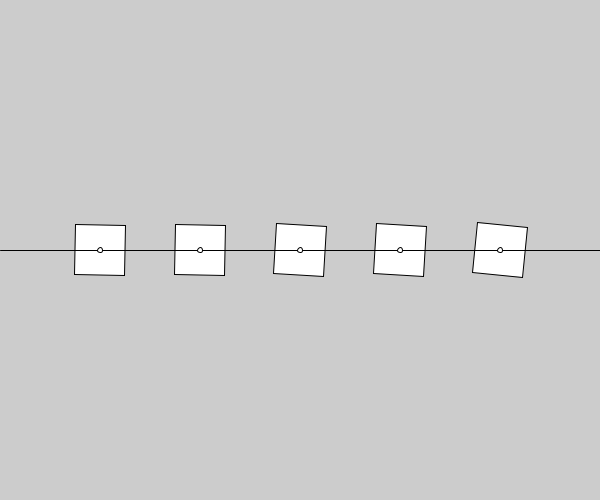
Frame 1 (no input)
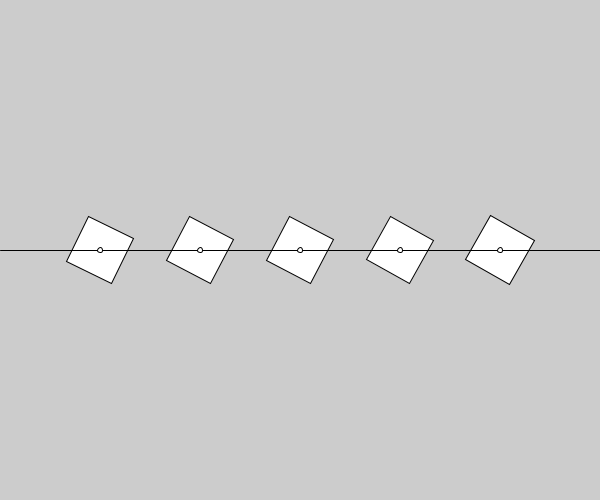
Frame 60 (the mouse pressed at the canvas centre just before this capture)
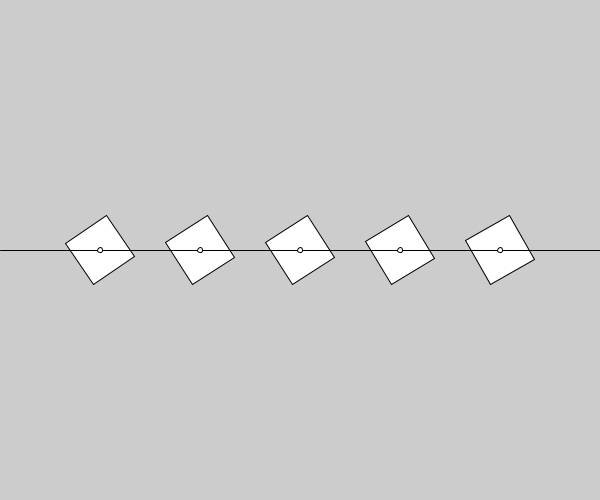
Frame 120 (the mouse held since frame 60 and released just before this capture)

The Processing sketch that drew these frames (run headless with seeded random() and noise(); from frame 60 on, the mouse is pressed at the canvas centre):

// Processing sketch: sketch_4_04
// ── sketch_4_04.pde

int r1 =0;
int r2 =0;
int r3 =0;
int r4 =0;
int r5 =0;

void setup() {

	size(600, 500);
	rectMode(CENTER);
}

void draw() {

	background(#CCCCCC);

	// rect #1
	pushMatrix();
		translate(100, height/2);
		rotate(radians(++r1));
		rect(0, 0, 50, 50);
	popMatrix();

	// rect #2
	pushMatrix();
		translate(200, height/2);
		rotate(radians(++r1));
		rect(0, 0, 50, 50);
	popMatrix();

	// rect #3
	pushMatrix();
		translate(300, height/2);
		rotate(radians(++r1));
		rect(0, 0, 50, 50);
	popMatrix();

	// rect #4
	pushMatrix();
		translate(400, height/2);
		rotate(radians(++r1));
		rect(0, 0, 50, 50);
	popMatrix();

	// rect #4
	pushMatrix();
		translate(500, height/2);
		rotate(radians(++r1));
		rect(0, 0, 50, 50);
	popMatrix();

	// draws a line in the middle of the sketch
	line(0, height/2, width, height/2);

	ellipse(100, height/2, 5, 5);
	ellipse(200, height/2, 5, 5);
	ellipse(300, height/2, 5, 5);
	ellipse(400, height/2, 5, 5);
	ellipse(500, height/2, 5, 5);
}
